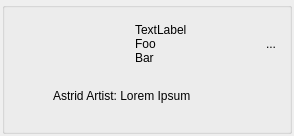
<?xml version="1.0" encoding="UTF-8"?>
<ui version="4.0">
 <class>ThumbWidget</class>
 <widget class="QWidget" name="ThumbWidget">
  <property name="geometry">
   <rect>
    <x>0</x>
    <y>0</y>
    <width>294</width>
    <height>136</height>
   </rect>
  </property>
  <property name="windowTitle">
   <string>Form</string>
  </property>
  <layout class="QVBoxLayout" name="verticalLayout_2">
   <property name="spacing">
    <number>2</number>
   </property>
   <property name="margin">
    <number>2</number>
   </property>
   <item>
    <widget class="QGroupBox" name="box">
     <property name="title">
      <string/>
     </property>
     <layout class="QVBoxLayout" name="verticalLayout">
      <property name="spacing">
       <number>2</number>
      </property>
      <property name="margin">
       <number>6</number>
      </property>
      <item>
       <layout class="QHBoxLayout" name="horizontalLayout">
        <item>
         <widget class="QLabel" name="thumbnail">
          <property name="text">
           <string/>
          </property>
          <property name="scaledContents">
           <bool>true</bool>
          </property>
          <property name="alignment">
           <set>Qt::AlignCenter</set>
          </property>
         </widget>
        </item>
        <item>
         <widget class="QLabel" name="label">
          <property name="text">
           <string>TextLabel
Foo
Bar</string>
          </property>
          <property name="alignment">
           <set>Qt::AlignLeading|Qt::AlignLeft|Qt::AlignTop</set>
          </property>
         </widget>
        </item>
        <item>
         <widget class="QToolButton" name="button">
          <property name="text">
           <string>...</string>
          </property>
          <property name="icon">
           <iconset resource="resources.qrc">
            <normaloff>:/res/down_arrow.png</normaloff>:/res/down_arrow.png</iconset>
          </property>
          <property name="autoRaise">
           <bool>true</bool>
          </property>
         </widget>
        </item>
       </layout>
      </item>
      <item>
       <layout class="QHBoxLayout" name="horizontalLayout_2">
        <item>
         <widget class="QLabel" name="artist_thumbnail">
          <property name="minimumSize">
           <size>
            <width>40</width>
            <height>40</height>
           </size>
          </property>
          <property name="maximumSize">
           <size>
            <width>21</width>
            <height>40</height>
           </size>
          </property>
          <property name="styleSheet">
           <string notr="true"/>
          </property>
          <property name="text">
           <string/>
          </property>
          <property name="pixmap">
           <pixmap resource="resources.qrc">:/res/default_user_thumb.png</pixmap>
          </property>
          <property name="scaledContents">
           <bool>true</bool>
          </property>
          <property name="alignment">
           <set>Qt::AlignHCenter|Qt::AlignTop</set>
          </property>
         </widget>
        </item>
        <item>
         <widget class="QLabel" name="artist_label">
          <property name="sizePolicy">
           <sizepolicy hsizetype="Expanding" vsizetype="Maximum">
            <horstretch>0</horstretch>
            <verstretch>0</verstretch>
           </sizepolicy>
          </property>
          <property name="text">
           <string>Astrid Artist: Lorem Ipsum</string>
          </property>
          <property name="alignment">
           <set>Qt::AlignLeading|Qt::AlignLeft|Qt::AlignTop</set>
          </property>
          <property name="wordWrap">
           <bool>true</bool>
          </property>
         </widget>
        </item>
       </layout>
      </item>
     </layout>
    </widget>
   </item>
  </layout>
 </widget>
 <resources>
  <include location="resources.qrc"/>
 </resources>
 <connections/>
</ui>
